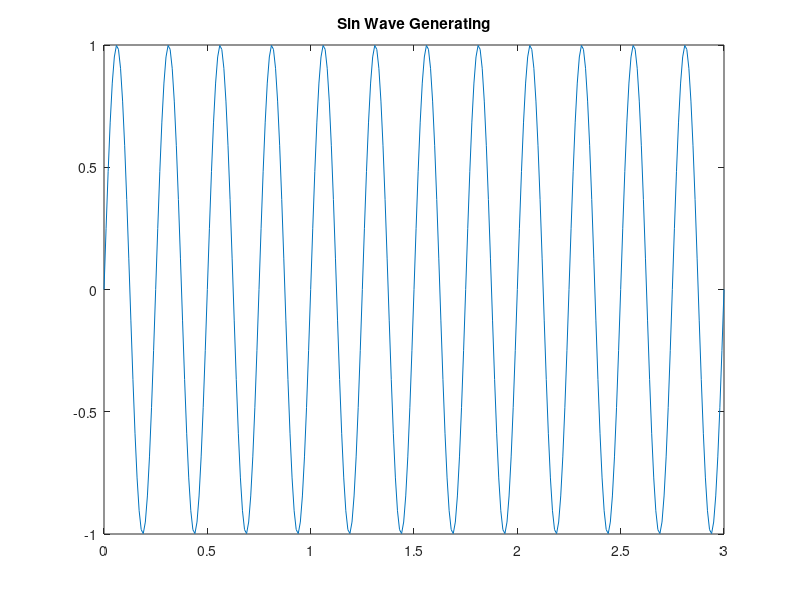
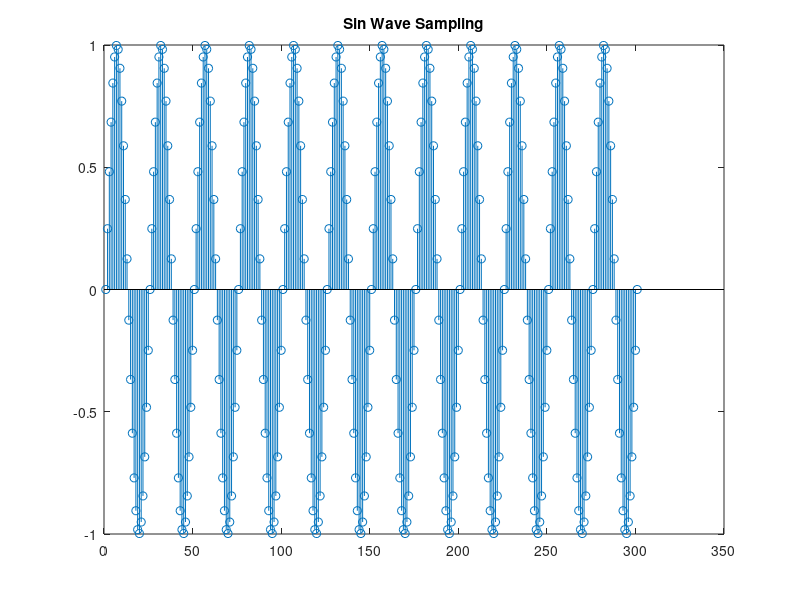
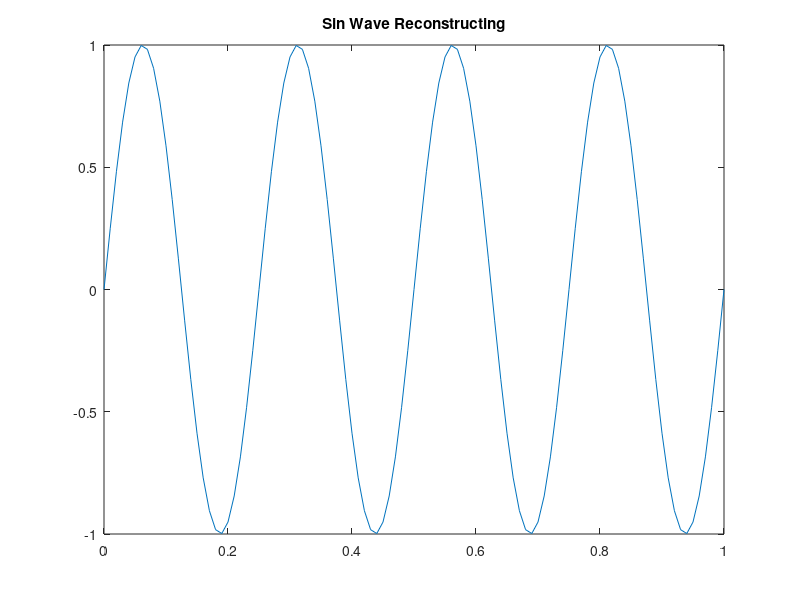

Write the MATLAB code that produced these figures, in order.
clc
clear

%% For Generation 2v p-p sin wave
tstart = 0;
tend = 3;
sampling_period = 0.01;

t = tstart : sampling_period : tend;
x = sin(8*pi*t);

figure(1);
plot(t,x);
title('Sin Wave Generating');
%saveas(gcf,'sin1_generation.png');

%% Sampling Of sin Wave

figure(2);
stem(x);
title('Sin Wave Sampling');
%saveas(gcf,'sin1_sampling.png');

%% Reconstruction of sin Wave

reconstruction_start_time = 0;
reconstruction_end_time = 1;
reconstruction_sampling_time = 0.01;

new_time = reconstruction_start_time : reconstruction_sampling_time : reconstruction_end_time;
f = interp1(t,x,new_time);
figure(3);
plot(new_time,f);
title('Sin Wave Reconstructing');
%saveas(gcf,'sin1_reconstruction.png');
